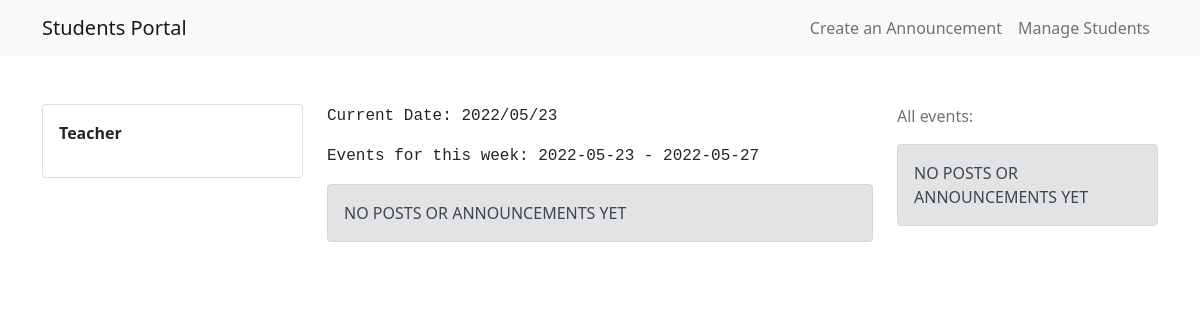
Page /teacher-views/dash-teacher.php on the earlier database version.
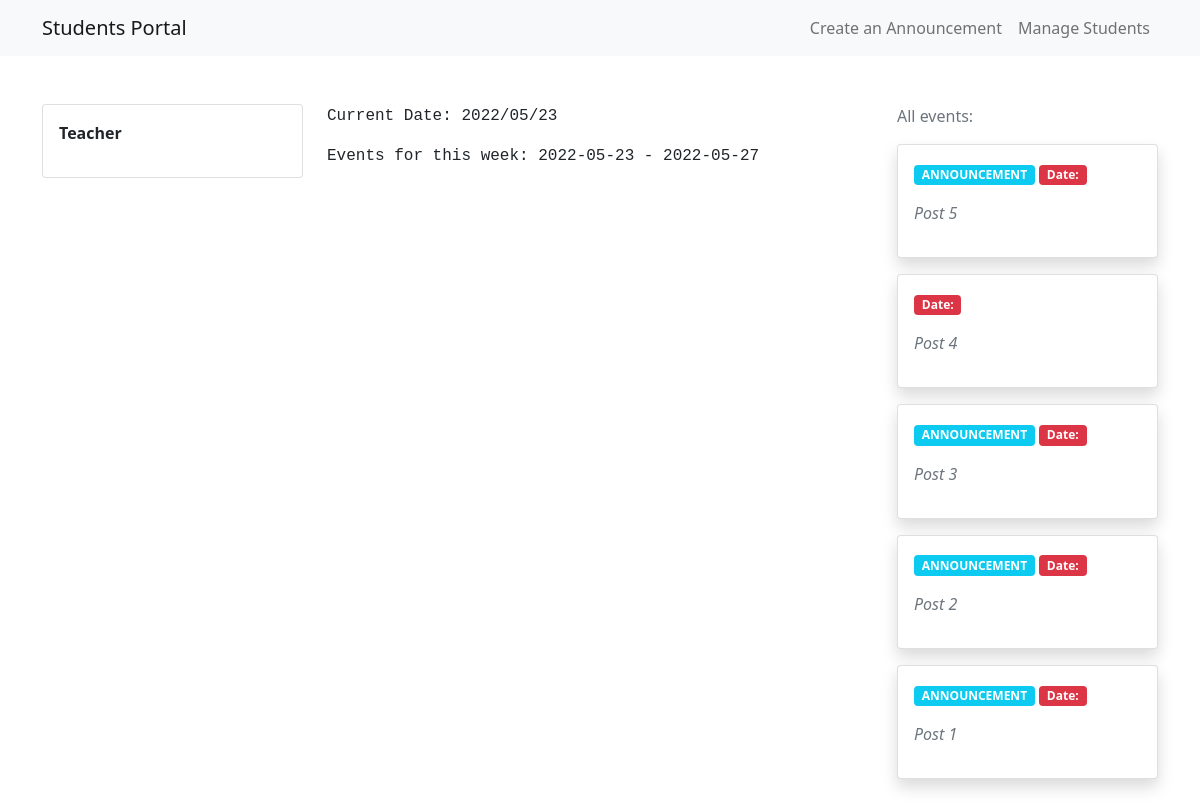
Same page on the later database version.
### tables this page shows
CREATE TABLE `posts` (
  `id` int(11) NOT NULL,
  `post` varchar(255) NOT NULL,
  `type` varchar(255) NOT NULL,
  `admin_id` varchar(255) NOT NULL
);

### functions/student-logic.php (called while the page is built, shortened)
<?php
function show($table_name){
    $conn = connect();
    $sql = "SELECT  * FROM $table_name ORDER BY id DESC";
    $result = $conn->query($sql);
    if($result->num_rows > 0){
       $rows = array();
       while($row  = $result->fetch_assoc()){
           $rows[] = $row;
       }
       return $rows;
    }else{
        return FALSE;
    }
}
?>

### teacher-views/dash-teacher.php (the view, shortened to what this page needs)
<?php
include '../functions/student-logic.php';
include 'navbar-admin.php';
$date_array = show_week_date();
$first = reset($date_array);
$end = end($date_array);
?>
<main class="my-5">
    <div class="container">
        <div class="row">
            <div class="col-3">
                <div class="card">
                    <div class="card-body">
                        <p class="fw-bold">Teacher <?php echo $_SESSION['fullname'] ?></p>
                    </div>
                </div>
            </div>
            <div class="col-6">
                <p class="font-monospace">Current Date: <?php echo date("Y/m/d") ?> </p>
                <p class="font-monospace">Events for this week: <?php echo $first . " - " . $end ?> </p>
                <?php if (!empty(show('posts'))) : ?>
                    <?php
                    foreach (show('posts') as $event) : ?>
                        <?php foreach (show_week_date() as $day => $date) : ?>
                            <?php if ($event['date_posted'] == $date) : ?>
                                <div class="card shadow mb-3">
                                    <div class="card-body">
                                        <p class="badge bg-info"><?php echo $event['type'] ?></p>
                                        <p class="badge bg-danger">Date: <?php echo $event['date_posted'] ?></p>
                                        <p class="text-muted fst-italic">
                                            <?php echo $event['post'] ?>
                                        </p>
                                    </div>
                                </div>
                            <?php endif; ?>
                        <?php endforeach; ?>
                    <?php
                    endforeach;
                    ?>
                <?php else : ?>
                    <div class="alert alert-secondary">NO POSTS OR ANNOUNCEMENTS YET</div>
                <?php endif; ?>
            </div>
            <div class="col-3">
                    <p class="text-muted">
                        All events:
                    </p>
                    <?php if (!empty(show('posts'))) : ?>
                    <?php
                    foreach (show('posts') as $event) : ?>
                                <div class="card shadow mb-3">
                                    <div class="card-body">
                                        <p class="badge bg-info"><?php echo $event['type'] ?></p>
                                        <p class="badge bg-danger">Date: <?php echo $event['date_posted'] ?></p>
                                        <p class="text-muted fst-italic">
                                            <?php echo $event['post'] ?>
                                        </p>
                                    </div>
                                </div>
                    <?php
                    endforeach;
                    ?>
                <?php else : ?>
                    <div class="alert alert-secondary">NO POSTS OR ANNOUNCEMENTS YET</div>
                <?php endif; ?>
            </div>
        </div>
    </div>
</main>

Differences in the rows shown:
added posts: type "ANNOUNCEMENT", post "Post 5"
added posts: post "Post 4"
added posts: type "ANNOUNCEMENT", post "Post 3"
added posts: type "ANNOUNCEMENT", post "Post 2"
added posts: type "ANNOUNCEMENT", post "Post 1"
Other differences:
text no longer shown: "NO POSTS OR ANNOUNCEMENTS YET NO POSTS OR ANNOUNCEMENTS YET"
